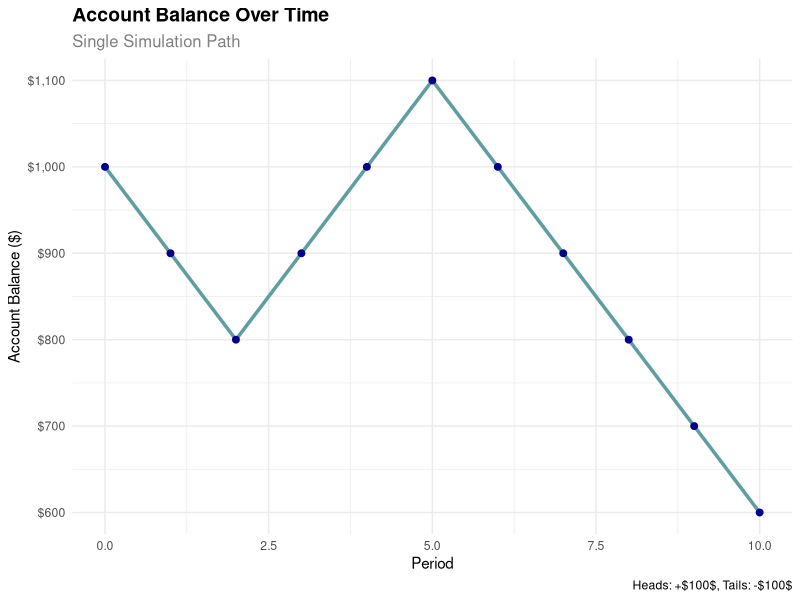
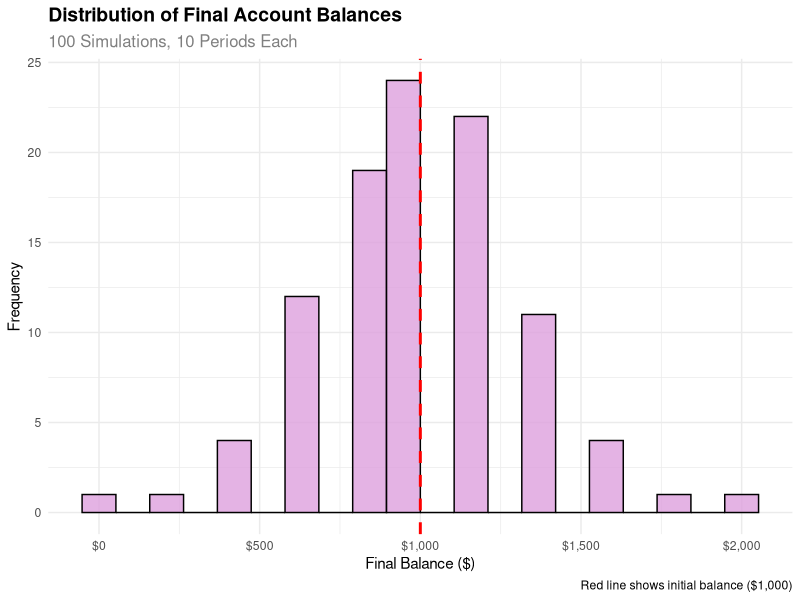
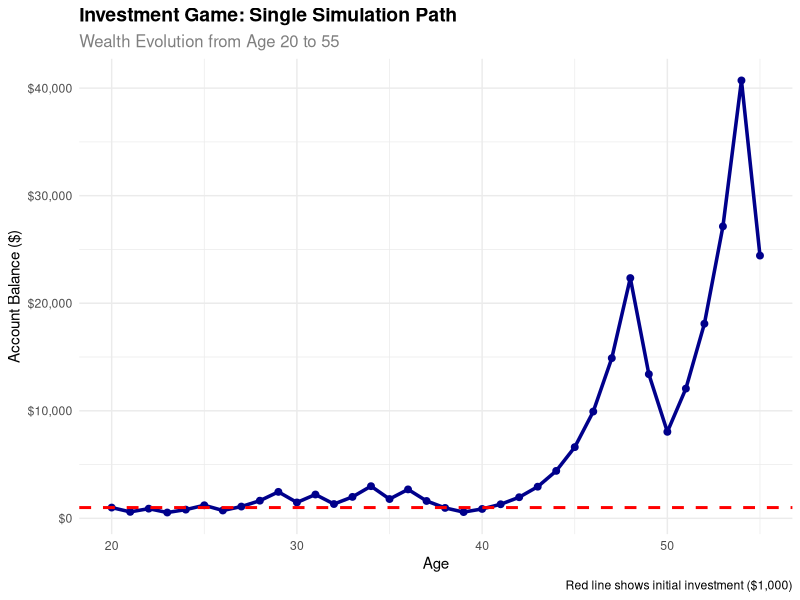
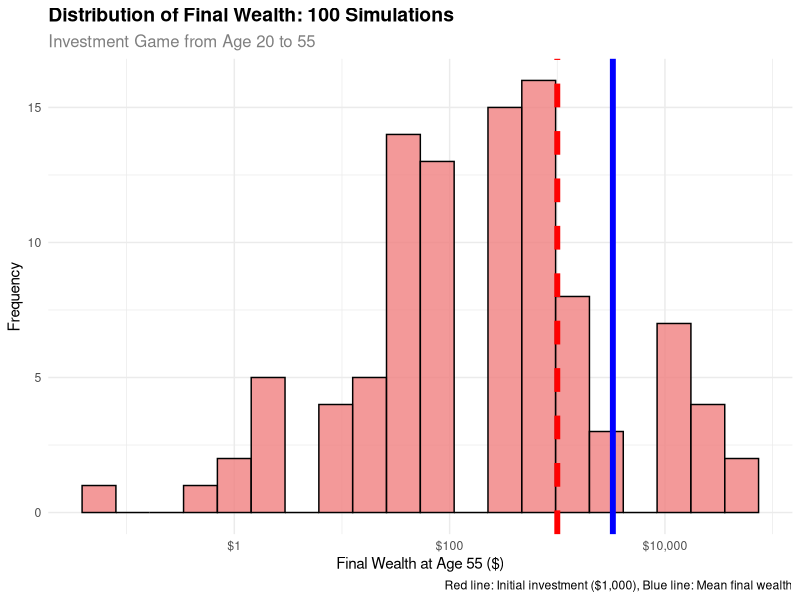
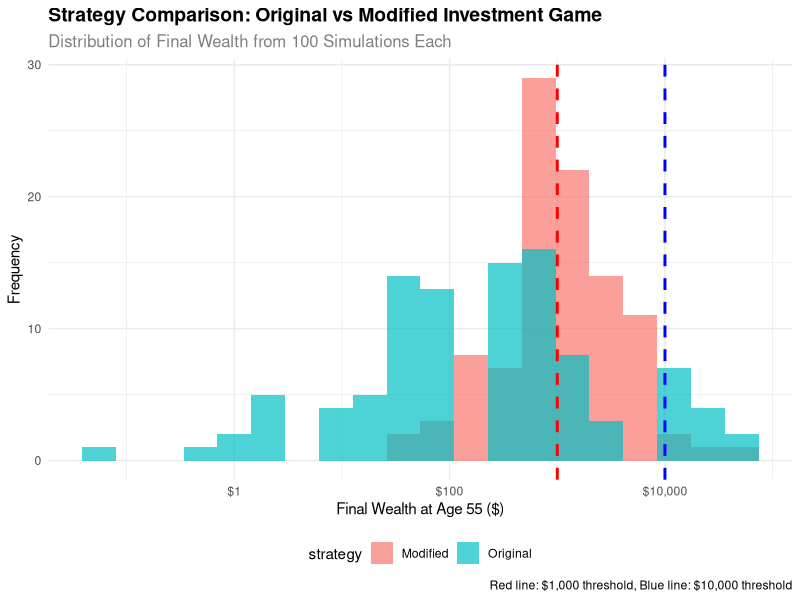

Here is the R script that generated these plots, in order:
## ---- chunk 1
#| label: simple-sim-r
#| fig-cap: R simulation of coin flip game
#| echo: true

suppressPackageStartupMessages(library(tidyverse))

# Set seed for reproducibility
set.seed(123)

# Number of simulations
n_sims <- 10

# Create simulation data
sim_data <- tibble(
  sim_num = 1:n_sims,
  coin_flip = rbinom(n = n_sims, size = 1, prob = 0.5)
) %>%
  mutate(
    winnings = if_else(coin_flip == 1, 100, -100)
  )

# Display results
sim_data
## ---- chunk 2
#| label: timeseries-sim-r
#| fig-cap: R time-series simulation of account balance
#| echo: true

suppressPackageStartupMessages(library(tidyverse))
suppressPackageStartupMessages(library(ggplot2))

# Set seed for reproducibility
set.seed(456)

# Parameters
initial_balance <- 1000
n_periods <- 10
n_sims <- 1  # Start with one simulation

# Simulate one path
simulate_path <- function(initial, periods) {
  balance <- initial
  path <- numeric(periods + 1)
  path[1] <- initial
  
  for (i in 1:periods) {
    coin_flip <- rbinom(1, 1, 0.5)
    if (coin_flip == 1) {
      balance <- balance + 100
    } else {
      balance <- balance - 100
    }
    path[i + 1] <- balance
  }
  
  return(path)
}

# Run simulation
time_series_data <- tibble(
  period = 0:n_periods,
  balance = simulate_path(initial_balance, n_periods)
)

# Create time series plot
ggplot(time_series_data, aes(x = period, y = balance)) +
  geom_line(color = "cadetblue", linewidth = 1.2) +
  geom_point(color = "darkblue", size = 2) +
  labs(
    title = "Account Balance Over Time",
    subtitle = "Single Simulation Path",
    x = "Period",
    y = "Account Balance ($)",
    caption = "Heads: +$100$, Tails: -$100$"
  ) +
  scale_y_continuous(labels = scales::dollar_format()) +
  theme_minimal() +
  theme(
    plot.title = element_text(size = 14, face = "bold"),
    plot.subtitle = element_text(size = 12, color = "gray50")
  )

# Show the data
time_series_data
## ---- chunk 3
#| label: distribution-sim-r
#| fig-cap: R probability distribution of final balances
#| echo: true

suppressPackageStartupMessages(library(tidyverse))
suppressPackageStartupMessages(library(ggplot2))

# Set seed for reproducibility
set.seed(789)

# Parameters
initial_balance <- 1000
n_periods <- 10
n_sims <- 100  # Multiple simulations

# Simulate multiple paths
simulate_final_balance <- function(initial, periods) {
  balance <- initial
  for (i in 1:periods) {
    coin_flip <- rbinom(1, 1, 0.5)
    if (coin_flip == 1) {
      balance <- balance + 100  # $100 gain
    } else {
      balance <- balance - 100  # $100 loss
    }
  }
  return(balance)
}

# Run multiple simulations
final_balances <- replicate(n_sims, simulate_final_balance(initial_balance, n_periods))

# Create data frame
distribution_data <- tibble(
  sim_num = 1:n_sims,
  final_balance = final_balances
)

# Create histogram
ggplot(distribution_data, aes(x = final_balance)) +
  geom_histogram(bins = 20, fill = "plum", alpha = 0.8, color = "black") +
  geom_vline(xintercept = initial_balance, color = "red", linetype = "dashed", linewidth = 1) +
  labs(
    title = "Distribution of Final Account Balances",
    subtitle = paste("100 Simulations,", n_periods, "Periods Each"),
    x = "Final Balance ($)",
    y = "Frequency",
    caption = "Red line shows initial balance ($1,000)"
  ) +
  scale_x_continuous(labels = scales::dollar_format()) +
  theme_minimal() +
  theme(
    plot.title = element_text(size = 14, face = "bold"),
    plot.subtitle = element_text(size = 12, color = "gray50")
  )

# Summary statistics
summary_stats <- distribution_data %>%
  summarise(
    mean_balance = mean(final_balance),
    median_balance = median(final_balance),
    prob_above_initial = mean(final_balance > initial_balance)
  )

print("Summary Statistics:")
summary_stats
## ---- chunk 4
#| label: expected-value-analysis
#| echo: true

# Expected value calculation for one coin flip
initial_wealth <- 1000
prob_heads <- 0.5
prob_tails <- 0.5

# If heads: wealth becomes 1.5 * initial_wealth
wealth_if_heads <- 1.5 * initial_wealth

# If tails: wealth becomes 0.6 * initial_wealth  
wealth_if_tails <- 0.6 * initial_wealth

# Expected value = probability * outcome for each scenario
expected_value <- prob_heads * wealth_if_heads + prob_tails * wealth_if_tails

cat("Initial wealth: $", initial_wealth, "\n")
cat("Wealth if heads (50% gain): $", wealth_if_heads, "\n")
cat("Wealth if tails (40% loss): $", wealth_if_tails, "\n")
cat("Expected value after 1 flip: $", expected_value, "\n")
cat("Expected gain/loss: $", expected_value - initial_wealth, "\n")
## ---- chunk 5
#| label: expectation-analysis
#| echo: true

# The expected value is positive ($1,050 > $1,000)
# But let's think about this more carefully...

# Expected return per flip
expected_return <- (1.5 * 0.5) + (0.6 * 0.5)
cat("Expected return per flip: ", expected_return, "\n")
cat("This means we expect a ", (expected_return - 1) * 100, "% gain per flip\n")

# But what about the geometric mean?
# For multiplicative processes, we should consider the geometric mean
geometric_mean <- sqrt(1.5 * 0.6)
cat("Geometric mean return: ", geometric_mean, "\n")
cat("This suggests a ", (geometric_mean - 1) * 100, "% loss per flip on average\n")

cat("\nKey insight: The arithmetic mean suggests profit, but the geometric mean suggests loss!\n")
cat("This is the difference between expected value and expected growth rate.\n")
## ---- chunk 6
#| label: single-simulation
#| fig-cap: Single simulation of investment game over 35 years (age 20 to 55)
#| echo: true

suppressPackageStartupMessages(library(tidyverse))
suppressPackageStartupMessages(library(ggplot2))

# Set seed for reproducibility
set.seed(123)

# Parameters
initial_wealth <- 1000
age_start <- 20
age_end <- 55
years <- age_end - age_start

# Simulate one path of the investment game
simulate_investment_path <- function(initial, years) {
  wealth <- initial
  path <- numeric(years + 1)
  path[1] <- initial
  
  for (i in 1:years) {
    coin_flip <- rbinom(1, 1, 0.5)
    if (coin_flip == 1) {
      wealth <- wealth * 1.5  # 50% gain
    } else {
      wealth <- wealth * 0.6   # 40% loss
    }
    path[i + 1] <- wealth
  }
  
  return(path)
}

# Run single simulation
wealth_path <- simulate_investment_path(initial_wealth, years)

# Create data frame
simulation_data <- tibble(
  age = age_start:age_end,
  wealth = wealth_path
)

# Create time series plot
ggplot(simulation_data, aes(x = age, y = wealth)) +
  geom_line(color = "darkblue", linewidth = 1.2) +
  geom_point(color = "darkblue", size = 2) +
  geom_hline(yintercept = initial_wealth, color = "red", linetype = "dashed", linewidth = 1) +
  labs(
    title = "Investment Game: Single Simulation Path",
    subtitle = "Wealth Evolution from Age 20 to 55",
    x = "Age",
    y = "Account Balance ($)",
    caption = "Red line shows initial investment ($1,000)"
  ) +
  scale_y_continuous(labels = scales::dollar_format()) +
  theme_minimal() +
  theme(
    plot.title = element_text(size = 14, face = "bold"),
    plot.subtitle = element_text(size = 12, color = "gray50")
  )

# Show final results
final_wealth <- tail(wealth_path, 1)
cat("Initial wealth: $", initial_wealth, "\n")
cat("Final wealth at age 55: $", round(final_wealth, 2), "\n")
cat("Total return: ", round((final_wealth/initial_wealth - 1) * 100, 1), "%\n")
cat("Am I happy? ", ifelse(final_wealth > initial_wealth, "Yes!", "No..."), "\n")
## ---- chunk 7
#| label: multiple-simulations
#| fig-cap: Distribution of final wealth from 100 simulations of the investment game
#| echo: true

# Set seed for reproducibility
set.seed(456)

# Parameters
n_sims <- 100
initial_wealth <- 1000
years <- 35  # Age 20 to 55

# Simulate multiple paths
simulate_final_wealth <- function(initial, years) {
  wealth <- initial
  for (i in 1:years) {
    coin_flip <- rbinom(1, 1, 0.5)
    if (coin_flip == 1) {
      wealth <- wealth * 1.5  # 50% gain
    } else {
      wealth <- wealth * 0.6   # 40% loss
    }
  }
  return(wealth)
}

# Run 100 simulations
final_wealths <- replicate(n_sims, simulate_final_wealth(initial_wealth, years))

# Create data frame
simulation_results <- tibble(
  sim_num = 1:n_sims,
  final_wealth = final_wealths
)

# Create histogram
ggplot(simulation_results, aes(x = final_wealth)) +
  geom_histogram(bins = 20, fill = "lightcoral", alpha = 0.8, color = "black") +
  geom_vline(xintercept = initial_wealth, color = "red", linetype = "dashed", linewidth = 2) +
  geom_vline(xintercept = mean(final_wealths), color = "blue", linetype = "solid", linewidth = 2) +
  labs(
    title = "Distribution of Final Wealth: 100 Simulations",
    subtitle = "Investment Game from Age 20 to 55",
    x = "Final Wealth at Age 55 ($)",
    y = "Frequency",
    caption = "Red line: Initial investment ($1,000), Blue line: Mean final wealth"
  ) +
  scale_x_continuous(labels = scales::dollar_format(), trans = "log10") +
  theme_minimal() +
  theme(
    plot.title = element_text(size = 14, face = "bold"),
    plot.subtitle = element_text(size = 12, color = "gray50")
  )

# Summary statistics
summary_stats <- simulation_results %>%
  summarise(
    mean_wealth = mean(final_wealth),
    median_wealth = median(final_wealth),
    min_wealth = min(final_wealth),
    max_wealth = max(final_wealth),
    prob_above_initial = mean(final_wealth > initial_wealth),
    prob_above_10000 = mean(final_wealth > 10000)
  )

print("Summary Statistics:")
print(summary_stats)

cat("\nKey Insights:\n")
cat("- Mean final wealth: $", round(summary_stats$mean_wealth, 2), "\n")
cat("- Median final wealth: $", round(summary_stats$median_wealth, 2), "\n")
cat("- Probability of ending above $1,000: ", round(summary_stats$prob_above_initial, 3), "\n")
cat("- Probability of ending above $10,000: ", round(summary_stats$prob_above_10000, 3), "\n")
## ---- chunk 8
#| label: probability-analysis
#| echo: true

# Calculate probability from our simulation results
prob_above_1000 <- mean(final_wealths > initial_wealth)

cat("Probability of ending above $1,000: ", round(prob_above_1000, 3), "\n")
cat("This means ", round(prob_above_1000 * 100, 1), "% of simulations ended above the initial investment\n")
cat("And ", round((1 - prob_above_1000) * 100, 1), "% ended below the initial investment\n")

# Let's also look at some other thresholds
cat("\nOther probability thresholds:\n")
cat("Probability above $500: ", round(mean(final_wealths > 500), 3), "\n")
cat("Probability above $5,000: ", round(mean(final_wealths > 5000), 3), "\n")
cat("Probability above $10,000: ", round(mean(final_wealths > 10000), 3), "\n")
cat("Probability above $100,000: ", round(mean(final_wealths > 100000), 3), "\n")
## ---- chunk 9
#| label: modified-strategy
#| fig-cap: Comparison of original vs modified investment strategies
#| echo: true

# Set seed for reproducibility
set.seed(789)

# Modified strategy: Bet exactly 50% of current balance each round
simulate_modified_strategy <- function(initial, years) {
  wealth <- initial
  for (i in 1:years) {
    coin_flip <- rbinom(1, 1, 0.5)
    bet_amount <- wealth * 0.5  # Bet 50% of current wealth
    
    if (coin_flip == 1) {
      # Heads: 50% gain on the bet
      wealth <- wealth - bet_amount + bet_amount * 1.5
    } else {
      # Tails: 40% loss on the bet
      wealth <- wealth - bet_amount + bet_amount * 0.6
    }
  }
  return(wealth)
}

# Run 100 simulations of modified strategy
modified_wealths <- replicate(n_sims, simulate_modified_strategy(initial_wealth, years))

# Create comparison data
comparison_data <- tibble(
  strategy = rep(c("Original", "Modified"), each = n_sims),
  final_wealth = c(final_wealths, modified_wealths)
)

# Create comparison plot
ggplot(comparison_data, aes(x = final_wealth, fill = strategy)) +
  geom_histogram(alpha = 0.7, bins = 20, position = "identity") +
  geom_vline(xintercept = 1000, color = "red", linetype = "dashed", linewidth = 1) +
  geom_vline(xintercept = 10000, color = "blue", linetype = "dashed", linewidth = 1) +
  labs(
    title = "Strategy Comparison: Original vs Modified Investment Game",
    subtitle = "Distribution of Final Wealth from 100 Simulations Each",
    x = "Final Wealth at Age 55 ($)",
    y = "Frequency",
    caption = "Red line: $1,000 threshold, Blue line: $10,000 threshold"
  ) +
  scale_x_continuous(labels = scales::dollar_format(), trans = "log10") +
  theme_minimal() +
  theme(
    plot.title = element_text(size = 14, face = "bold"),
    plot.subtitle = element_text(size = 12, color = "gray50"),
    legend.position = "bottom"
  )

# Calculate probabilities for both strategies
prob_original_above_10000 <- mean(final_wealths > 10000)
prob_modified_above_10000 <- mean(modified_wealths > 10000)

cat("Strategy Comparison Results:\n")
cat("Original Strategy:\n")
cat("  Probability above $1,000: ", round(mean(final_wealths > 1000), 3), "\n")
cat("  Probability above $10,000: ", round(prob_original_above_10000, 3), "\n")
cat("  Mean final wealth: $", round(mean(final_wealths), 2), "\n")

cat("\nModified Strategy:\n")
cat("  Probability above $1,000: ", round(mean(modified_wealths > 1000), 3), "\n")
cat("  Probability above $10,000: ", round(prob_modified_above_10000, 3), "\n")
cat("  Mean final wealth: $", round(mean(modified_wealths), 2), "\n")

cat("\nComparison:\n")
cat("Modified strategy probability above $10,000 is ", 
    ifelse(prob_modified_above_10000 > prob_original_above_10000, "HIGHER", "LOWER"), 
    " than original strategy\n")
## ---- chunk 10
#| label: key-insights
#| echo: true

cat("KEY INSIGHTS FROM THIS SIMULATION:\n")
cat("=====================================\n\n")

cat("1. EXPECTED VALUE vs REALITY:\n")
cat("   - Arithmetic mean suggests profit (5% gain per flip)\n")
cat("   - Geometric mean suggests loss (5.1% loss per flip)\n")
cat("   - For multiplicative processes, geometric mean is more relevant\n\n")

cat("2. THE PARADOX OF MULTIPLICATIVE GROWTH:\n")
cat("   - Positive expected value doesn't guarantee positive outcomes\n")
cat("   - Most paths lead to losses, but a few lead to enormous gains\n")
cat("   - This creates a highly skewed distribution\n\n")

cat("3. STRATEGY MATTERS:\n")
cat("   - Different betting strategies produce different outcomes\n")
cat("   - Fixed percentage betting vs fixed amount betting\n")
cat("   - Risk management is crucial in multiplicative processes\n\n")

cat("4. SIMULATION REVEALS TRUTH:\n")
cat("   - Intuition fails with multiplicative growth\n")
cat("   - Monte Carlo simulation reveals the true distribution\n")
cat("   - Always simulate before making investment decisions!\n")
